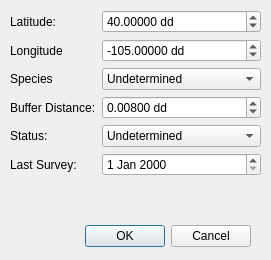
<?xml version="1.0" encoding="UTF-8"?>
<ui version="4.0">
 <class>NewRaptorDialogBase</class>
 <widget class="QDialog" name="NewRaptorDialogBase">
  <property name="geometry">
   <rect>
    <x>0</x>
    <y>0</y>
    <width>271</width>
    <height>260</height>
   </rect>
  </property>
  <property name="windowTitle">
   <string>Add New Raptor</string>
  </property>
  <widget class="QDialogButtonBox" name="button_box">
   <property name="geometry">
    <rect>
     <x>30</x>
     <y>220</y>
     <width>221</width>
     <height>32</height>
    </rect>
   </property>
   <property name="orientation">
    <enum>Qt::Horizontal</enum>
   </property>
   <property name="standardButtons">
    <set>QDialogButtonBox::Cancel|QDialogButtonBox::Ok</set>
   </property>
  </widget>
  <widget class="QWidget" name="formLayoutWidget">
   <property name="geometry">
    <rect>
     <x>10</x>
     <y>10</y>
     <width>251</width>
     <height>201</height>
    </rect>
   </property>
   <layout class="QFormLayout" name="lytForm">
    <item row="0" column="0">
     <widget class="QLabel" name="latitudeLabel">
      <property name="text">
       <string>Latitude:</string>
      </property>
     </widget>
    </item>
    <item row="0" column="1">
     <widget class="QDoubleSpinBox" name="spbLatitude">
      <property name="suffix">
       <string> dd</string>
      </property>
      <property name="decimals">
       <number>5</number>
      </property>
      <property name="minimum">
       <double>-90.000000000000000</double>
      </property>
      <property name="maximum">
       <double>90.000000000000000</double>
      </property>
      <property name="singleStep">
       <double>0.001000000000000</double>
      </property>
      <property name="value">
       <double>40.000000000000000</double>
      </property>
     </widget>
    </item>
    <item row="1" column="0">
     <widget class="QLabel" name="longitudeLabel">
      <property name="text">
       <string>Longitude</string>
      </property>
     </widget>
    </item>
    <item row="1" column="1">
     <widget class="QDoubleSpinBox" name="spbLongitude">
      <property name="suffix">
       <string> dd</string>
      </property>
      <property name="decimals">
       <number>5</number>
      </property>
      <property name="minimum">
       <double>-180.000000000000000</double>
      </property>
      <property name="maximum">
       <double>180.000000000000000</double>
      </property>
      <property name="singleStep">
       <double>0.001000000000000</double>
      </property>
      <property name="value">
       <double>-105.000000000000000</double>
      </property>
     </widget>
    </item>
    <item row="2" column="0">
     <widget class="QLabel" name="speciesLabel">
      <property name="text">
       <string>Species</string>
      </property>
     </widget>
    </item>
    <item row="2" column="1">
     <widget class="QComboBox" name="cmbSpecies">
      <item>
       <property name="text">
        <string>Undetermined</string>
       </property>
      </item>
      <item>
       <property name="text">
        <string>Red-tail Hawk</string>
       </property>
      </item>
      <item>
       <property name="text">
        <string>Swainsons Hawk</string>
       </property>
      </item>
      <item>
       <property name="text">
        <string>Northern Harrier</string>
       </property>
      </item>
     </widget>
    </item>
    <item row="3" column="0">
     <widget class="QLabel" name="bufferDistanceLabel">
      <property name="text">
       <string>Buffer Distance:</string>
      </property>
     </widget>
    </item>
    <item row="3" column="1">
     <widget class="QDoubleSpinBox" name="spbBuffer">
      <property name="suffix">
       <string> dd</string>
      </property>
      <property name="decimals">
       <number>5</number>
      </property>
      <property name="minimum">
       <double>0.001000000000000</double>
      </property>
      <property name="maximum">
       <double>0.100000000000000</double>
      </property>
      <property name="singleStep">
       <double>0.001000000000000</double>
      </property>
      <property name="value">
       <double>0.008000000000000</double>
      </property>
     </widget>
    </item>
    <item row="4" column="0">
     <widget class="QLabel" name="statusLabel">
      <property name="text">
       <string>Status:</string>
      </property>
     </widget>
    </item>
    <item row="4" column="1">
     <widget class="QComboBox" name="cmbStatus">
      <item>
       <property name="text">
        <string>Undetermined</string>
       </property>
      </item>
      <item>
       <property name="text">
        <string>Active Nest</string>
       </property>
      </item>
      <item>
       <property name="text">
        <string>Inactive Nest</string>
       </property>
      </item>
      <item>
       <property name="text">
        <string>Fledged Nest</string>
       </property>
      </item>
     </widget>
    </item>
    <item row="5" column="0">
     <widget class="QLabel" name="lastSurveyLabel">
      <property name="text">
       <string>Last Survey:</string>
      </property>
     </widget>
    </item>
    <item row="5" column="1">
     <widget class="QDateEdit" name="dteLast"/>
    </item>
   </layout>
  </widget>
 </widget>
 <resources/>
 <connections>
  <connection>
   <sender>button_box</sender>
   <signal>accepted()</signal>
   <receiver>NewRaptorDialogBase</receiver>
   <slot>accept()</slot>
   <hints>
    <hint type="sourcelabel">
     <x>20</x>
     <y>20</y>
    </hint>
    <hint type="destinationlabel">
     <x>20</x>
     <y>20</y>
    </hint>
   </hints>
  </connection>
  <connection>
   <sender>button_box</sender>
   <signal>rejected()</signal>
   <receiver>NewRaptorDialogBase</receiver>
   <slot>reject()</slot>
   <hints>
    <hint type="sourcelabel">
     <x>20</x>
     <y>20</y>
    </hint>
    <hint type="destinationlabel">
     <x>20</x>
     <y>20</y>
    </hint>
   </hints>
  </connection>
 </connections>
</ui>
